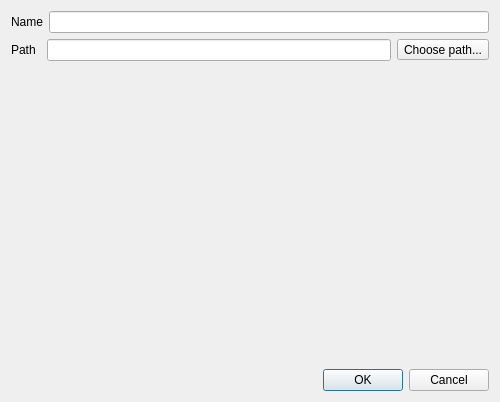
<?xml version="1.0" encoding="UTF-8"?>
<ui version="4.0">
 <class>ProjectConfigDialog</class>
 <widget class="QDialog" name="ProjectConfigDialog">
  <property name="geometry">
   <rect>
    <x>0</x>
    <y>0</y>
    <width>500</width>
    <height>402</height>
   </rect>
  </property>
  <property name="sizePolicy">
   <sizepolicy hsizetype="Expanding" vsizetype="Expanding">
    <horstretch>0</horstretch>
    <verstretch>0</verstretch>
   </sizepolicy>
  </property>
  <property name="windowTitle">
   <string>Project Config</string>
  </property>
  <property name="windowIcon">
   <iconset>
    <normaloff>.</normaloff>.</iconset>
  </property>
  <layout class="QVBoxLayout" name="verticalLayout">
   <item>
    <layout class="QHBoxLayout" name="horizontalLayout">
     <item>
      <widget class="QLabel" name="label">
       <property name="minimumSize">
        <size>
         <width>30</width>
         <height>0</height>
        </size>
       </property>
       <property name="text">
        <string>Name</string>
       </property>
      </widget>
     </item>
     <item>
      <widget class="QLineEdit" name="lineEditName"/>
     </item>
    </layout>
   </item>
   <item>
    <layout class="QHBoxLayout" name="horizontalLayout_2">
     <item>
      <widget class="QLabel" name="label_2">
       <property name="minimumSize">
        <size>
         <width>30</width>
         <height>0</height>
        </size>
       </property>
       <property name="text">
        <string>Path</string>
       </property>
      </widget>
     </item>
     <item>
      <widget class="QLineEdit" name="lineEditFile"/>
     </item>
     <item>
      <widget class="QToolButton" name="buttonChoosePath">
       <property name="text">
        <string>Choose path...</string>
       </property>
      </widget>
     </item>
    </layout>
   </item>
   <item>
    <spacer name="verticalSpacer">
     <property name="orientation">
      <enum>Qt::Vertical</enum>
     </property>
     <property name="sizeHint" stdset="0">
      <size>
       <width>20</width>
       <height>192</height>
      </size>
     </property>
    </spacer>
   </item>
   <item>
    <layout class="QHBoxLayout" name="horizontalLayout_3">
     <item>
      <spacer name="horizontalSpacer">
       <property name="orientation">
        <enum>Qt::Horizontal</enum>
       </property>
       <property name="sizeHint" stdset="0">
        <size>
         <width>40</width>
         <height>20</height>
        </size>
       </property>
      </spacer>
     </item>
     <item>
      <widget class="QPushButton" name="buttonOk">
       <property name="text">
        <string>OK</string>
       </property>
      </widget>
     </item>
     <item>
      <widget class="QPushButton" name="buttonCancel">
       <property name="text">
        <string>Cancel</string>
       </property>
      </widget>
     </item>
    </layout>
   </item>
  </layout>
 </widget>
 <resources/>
 <connections/>
</ui>
